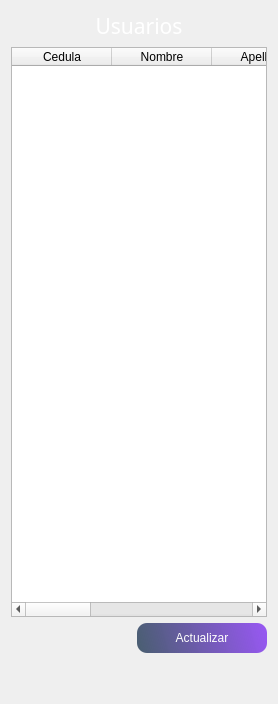
            <widget class="QWidget" name="page_usuarios">
             <layout class="QVBoxLayout" name="verticalLayout_3">
              <item>
               <widget class="QLabel" name="label_usuarios">
                <property name="font">
                 <font>
                  <family>Impact</family>
                  <pointsize>16</pointsize>
                 </font>
                </property>
                <property name="styleSheet">
                 <string notr="true">color: rgb(255, 255, 255);</string>
                </property>
                <property name="text">
                 <string>Usuarios</string>
                </property>
                <property name="alignment">
                 <set>Qt::AlignCenter</set>
                </property>
               </widget>
              </item>
              <item>
               <widget class="QTableWidget" name="tableWidget_usuarios">
                <property name="minimumSize">
                 <size>
                  <width>0</width>
                  <height>570</height>
                 </size>
                </property>
                <column>
                 <property name="text">
                  <string>Cedula</string>
                 </property>
                </column>
                <column>
                 <property name="text">
                  <string>Nombre</string>
                 </property>
                </column>
                <column>
                 <property name="text">
                  <string>Apellido</string>
                 </property>
                </column>
                <column>
                 <property name="text">
                  <string>Telefono</string>
                 </property>
                </column>
                <column>
                 <property name="text">
                  <string>Usuario</string>
                 </property>
                </column>
                <column>
                 <property name="text">
                  <string>Clave</string>
                 </property>
                </column>
                <column>
                 <property name="text">
                  <string>Permiso</string>
                 </property>
                </column>
               </widget>
              </item>
              <item>
               <layout class="QHBoxLayout" name="horizontalLayout_2">
                <item>
                 <spacer name="horizontalSpacer_2">
                  <property name="orientation">
                   <enum>Qt::Horizontal</enum>
                  </property>
                  <property name="sizeHint" stdset="0">
                   <size>
                    <width>40</width>
                    <height>20</height>
                   </size>
                  </property>
                 </spacer>
                </item>
                <item>
                 <widget class="QPushButton" name="pushButton_refrescar">
                  <property name="minimumSize">
                   <size>
                    <width>130</width>
                    <height>30</height>
                   </size>
                  </property>
                  <property name="styleSheet">
                   <string notr="true">
QPushButton{
background-color: qlineargradient(spread:reflect, x1:0, y1:0.562273, x2:1, y2:0.5, stop:0 rgba(11, 38, 67, 184), stop: 1 rgba(150, 88, 240, 255));
border-radius: 10px;
font: 12pt &quot;Sans Serif&quot;;
color: rgb(255, 255, 254); }

QPushButton:hover{
background-color: qlineargradient(spread:reflect, x1:0, y1:0.562273, x2:0.949, y2:0.545455, stop: 0 rgba(11, 38, 67, 184), stop:1 rgba(88, 240, 171, 255));
border-radius:10px;
font: 12pt &quot;Sans Serif&quot;;
color: rgb(255, 255, 254);
}</string>
                  </property>
                  <property name="text">
                   <string>Actualizar</string>
                  </property>
                 </widget>
                </item>
               </layout>
              </item>
              <item>
               <spacer name="verticalSpacer">
                <property name="orientation">
                 <enum>Qt::Vertical</enum>
                </property>
                <property name="sizeHint" stdset="0">
                 <size>
                  <width>20</width>
                  <height>40</height>
                 </size>
                </property>
               </spacer>
              </item>
             </layout>
            </widget>
